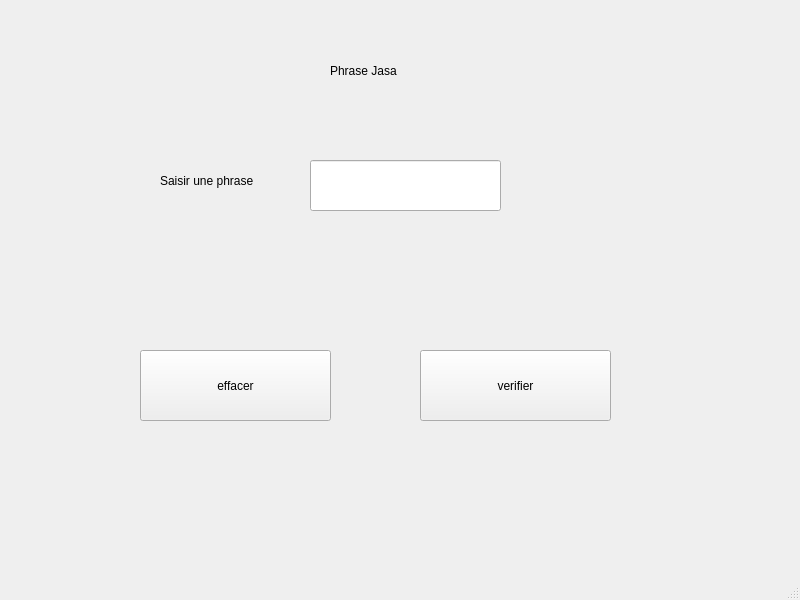
<?xml version="1.0" encoding="UTF-8"?>
<ui version="4.0">
 <class>MainWindow</class>
 <widget class="QMainWindow" name="MainWindow">
  <property name="geometry">
   <rect>
    <x>0</x>
    <y>0</y>
    <width>800</width>
    <height>600</height>
   </rect>
  </property>
  <property name="windowTitle">
   <string>MainWindow</string>
  </property>
  <widget class="QWidget" name="centralwidget">
   <widget class="QPushButton" name="verifier">
    <property name="geometry">
     <rect>
      <x>420</x>
      <y>350</y>
      <width>191</width>
      <height>71</height>
     </rect>
    </property>
    <property name="text">
     <string>verifier</string>
    </property>
   </widget>
   <widget class="QPushButton" name="annuler">
    <property name="geometry">
     <rect>
      <x>140</x>
      <y>350</y>
      <width>191</width>
      <height>71</height>
     </rect>
    </property>
    <property name="text">
     <string>effacer</string>
    </property>
   </widget>
   <widget class="QLabel" name="label">
    <property name="geometry">
     <rect>
      <x>330</x>
      <y>30</y>
      <width>171</width>
      <height>81</height>
     </rect>
    </property>
    <property name="text">
     <string>Phrase Jasa</string>
    </property>
   </widget>
   <widget class="QLabel" name="res">
    <property name="geometry">
     <rect>
      <x>190</x>
      <y>460</y>
      <width>381</width>
      <height>71</height>
     </rect>
    </property>
    <property name="text">
     <string/>
    </property>
   </widget>
   <widget class="QLabel" name="ph">
    <property name="geometry">
     <rect>
      <x>160</x>
      <y>160</y>
      <width>151</width>
      <height>41</height>
     </rect>
    </property>
    <property name="text">
     <string>Saisir une phrase</string>
    </property>
   </widget>
   <widget class="QLineEdit" name="vc">
    <property name="geometry">
     <rect>
      <x>310</x>
      <y>160</y>
      <width>191</width>
      <height>51</height>
     </rect>
    </property>
   </widget>
  </widget>
  <widget class="QMenuBar" name="menubar">
   <property name="geometry">
    <rect>
     <x>0</x>
     <y>0</y>
     <width>800</width>
     <height>26</height>
    </rect>
   </property>
  </widget>
  <widget class="QStatusBar" name="statusbar"/>
 </widget>
 <resources/>
 <connections/>
</ui>
